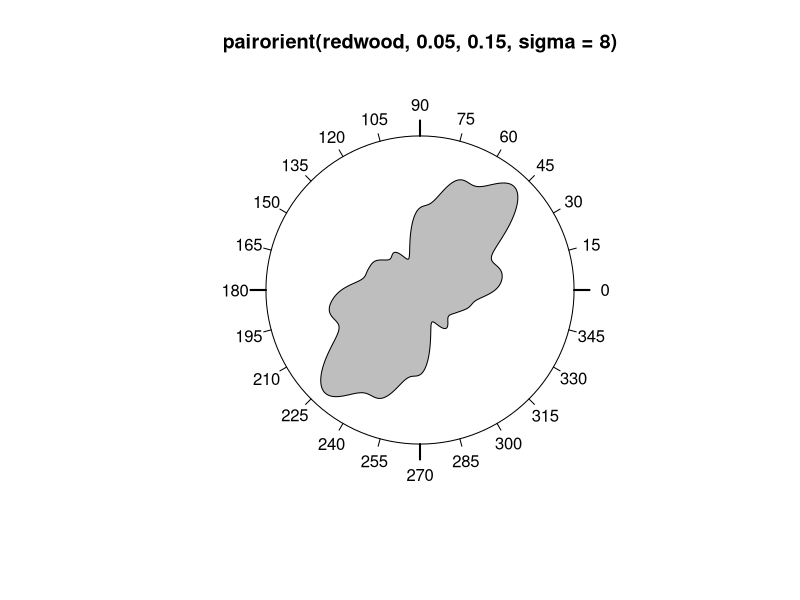
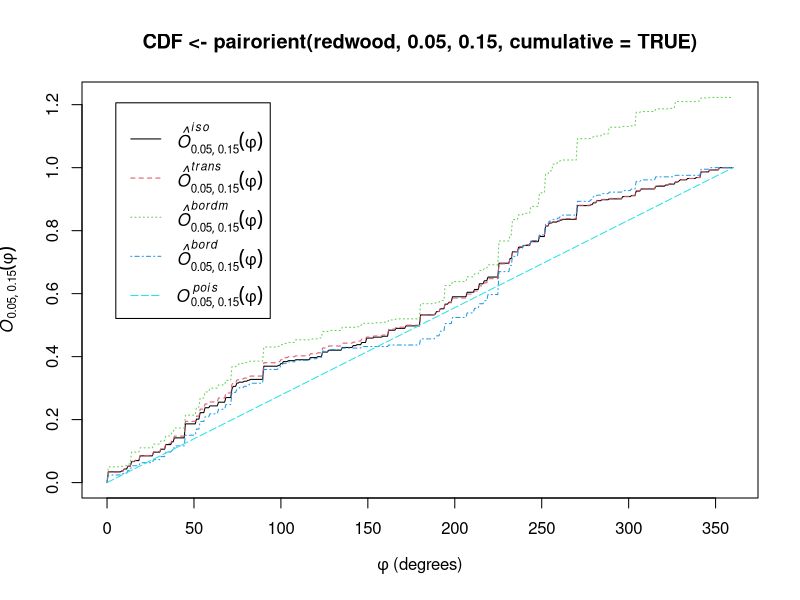
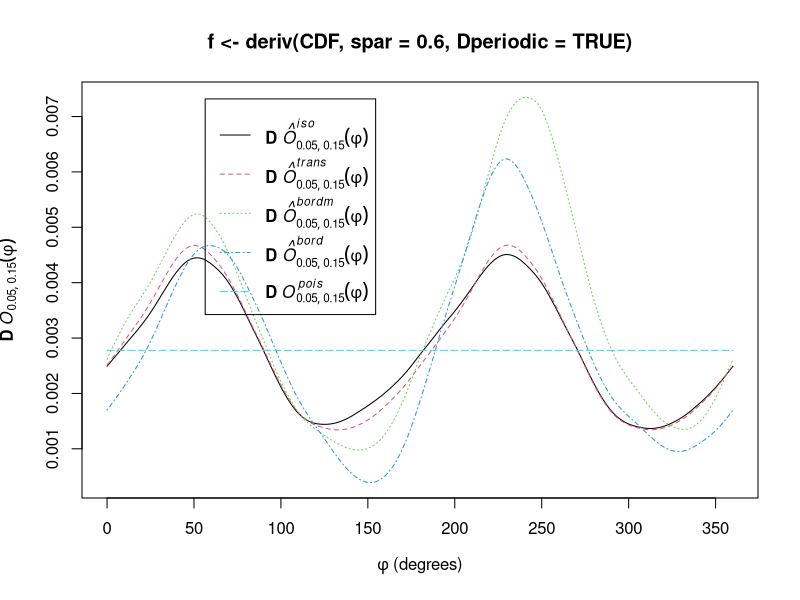

The R script that drew these images, in order:
library(spatstat)


### Name: pairorient
### Title: Point Pair Orientation Distribution
### Aliases: pairorient
### Keywords: spatial nonparametric

### ** Examples

  rose(pairorient(redwood, 0.05, 0.15, sigma=8), col="grey")
  plot(CDF <- pairorient(redwood, 0.05, 0.15, cumulative=TRUE))
  plot(f <- deriv(CDF, spar=0.6, Dperiodic=TRUE))
